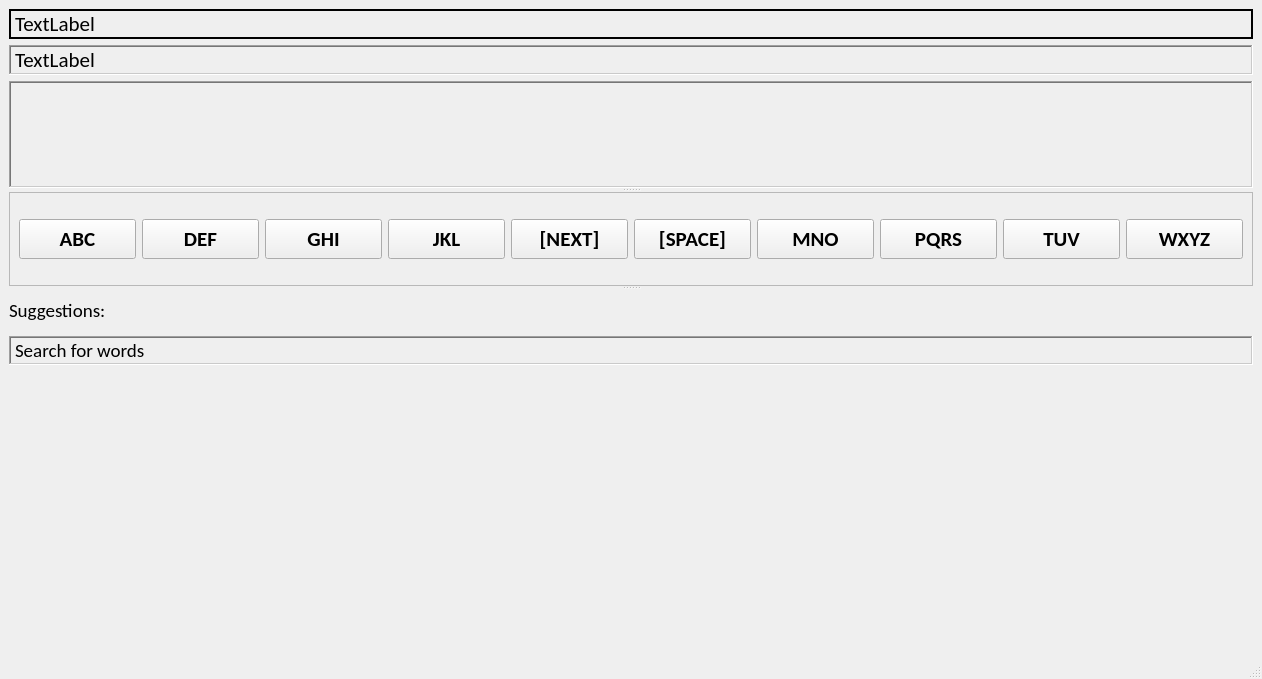
<?xml version="1.0" encoding="UTF-8"?>
<ui version="4.0">
 <class>MainWindow</class>
 <widget class="QMainWindow" name="MainWindow">
  <property name="geometry">
   <rect>
    <x>0</x>
    <y>0</y>
    <width>1262</width>
    <height>679</height>
   </rect>
  </property>
  <property name="mouseTracking">
   <bool>false</bool>
  </property>
  <property name="windowTitle">
   <string>EFFENDI Keyboard</string>
  </property>
  <widget class="QWidget" name="centralwidget">
   <layout class="QGridLayout" name="gridLayout">
    <item row="0" column="0">
     <widget class="QLabel" name="label_5">
      <property name="font">
       <font>
        <family>Calibri</family>
        <pointsize>16</pointsize>
       </font>
      </property>
      <property name="frameShape">
       <enum>QFrame::WinPanel</enum>
      </property>
      <property name="frameShadow">
       <enum>QFrame::Plain</enum>
      </property>
      <property name="text">
       <string>TextLabel</string>
      </property>
      <property name="scaledContents">
       <bool>true</bool>
      </property>
      <property name="margin">
       <number>7</number>
      </property>
      <property name="openExternalLinks">
       <bool>false</bool>
      </property>
     </widget>
    </item>
    <item row="8" column="0">
     <spacer name="verticalSpacer">
      <property name="orientation">
       <enum>Qt::Vertical</enum>
      </property>
      <property name="sizeHint" stdset="0">
       <size>
        <width>20</width>
        <height>40</height>
       </size>
      </property>
     </spacer>
    </item>
    <item row="1" column="0">
     <widget class="QLabel" name="label_4">
      <property name="font">
       <font>
        <family>Calibri</family>
        <pointsize>16</pointsize>
       </font>
      </property>
      <property name="frameShape">
       <enum>QFrame::WinPanel</enum>
      </property>
      <property name="frameShadow">
       <enum>QFrame::Sunken</enum>
      </property>
      <property name="text">
       <string>TextLabel</string>
      </property>
      <property name="margin">
       <number>7</number>
      </property>
     </widget>
    </item>
    <item row="4" column="0">
     <layout class="QVBoxLayout" name="verticalLayout">
      <item>
       <widget class="QSplitter" name="splitter_2">
        <property name="orientation">
         <enum>Qt::Vertical</enum>
        </property>
        <widget class="QSplitter" name="splitter">
         <property name="orientation">
          <enum>Qt::Vertical</enum>
         </property>
         <widget class="QLabel" name="label">
          <property name="minimumSize">
           <size>
            <width>1161</width>
            <height>68</height>
           </size>
          </property>
          <property name="font">
           <font>
            <family>Calibri</family>
            <pointsize>16</pointsize>
           </font>
          </property>
          <property name="focusPolicy">
           <enum>Qt::NoFocus</enum>
          </property>
          <property name="contextMenuPolicy">
           <enum>Qt::DefaultContextMenu</enum>
          </property>
          <property name="whatsThis">
           <string/>
          </property>
          <property name="frameShape">
           <enum>QFrame::WinPanel</enum>
          </property>
          <property name="frameShadow">
           <enum>QFrame::Sunken</enum>
          </property>
          <property name="text">
           <string/>
          </property>
         </widget>
         <widget class="QFrame" name="frame">
          <property name="frameShape">
           <enum>QFrame::StyledPanel</enum>
          </property>
          <property name="frameShadow">
           <enum>QFrame::Raised</enum>
          </property>
          <layout class="QHBoxLayout" name="horizontalLayout">
           <item>
            <widget class="QPushButton" name="pushButton0">
             <property name="minimumSize">
              <size>
               <width>100</width>
               <height>40</height>
              </size>
             </property>
             <property name="font">
              <font>
               <family>Calibri</family>
               <pointsize>16</pointsize>
               <weight>75</weight>
               <bold>true</bold>
              </font>
             </property>
             <property name="mouseTracking">
              <bool>false</bool>
             </property>
             <property name="text">
              <string>ABC</string>
             </property>
            </widget>
           </item>
           <item>
            <widget class="QPushButton" name="pushButton1">
             <property name="minimumSize">
              <size>
               <width>100</width>
               <height>40</height>
              </size>
             </property>
             <property name="font">
              <font>
               <family>Calibri</family>
               <pointsize>16</pointsize>
               <weight>75</weight>
               <bold>true</bold>
              </font>
             </property>
             <property name="text">
              <string>DEF</string>
             </property>
            </widget>
           </item>
           <item>
            <widget class="QPushButton" name="pushButton2">
             <property name="minimumSize">
              <size>
               <width>100</width>
               <height>40</height>
              </size>
             </property>
             <property name="font">
              <font>
               <family>Calibri</family>
               <pointsize>16</pointsize>
               <weight>75</weight>
               <bold>true</bold>
              </font>
             </property>
             <property name="text">
              <string>GHI</string>
             </property>
            </widget>
           </item>
           <item>
            <widget class="QPushButton" name="pushButton3">
             <property name="minimumSize">
              <size>
               <width>100</width>
               <height>40</height>
              </size>
             </property>
             <property name="font">
              <font>
               <family>Calibri</family>
               <pointsize>16</pointsize>
               <weight>75</weight>
               <bold>true</bold>
              </font>
             </property>
             <property name="text">
              <string>JKL</string>
             </property>
            </widget>
           </item>
           <item>
            <widget class="QPushButton" name="pushButton4">
             <property name="minimumSize">
              <size>
               <width>100</width>
               <height>40</height>
              </size>
             </property>
             <property name="font">
              <font>
               <family>Calibri</family>
               <pointsize>16</pointsize>
               <weight>75</weight>
               <bold>true</bold>
              </font>
             </property>
             <property name="text">
              <string>[NEXT]</string>
             </property>
            </widget>
           </item>
           <item>
            <widget class="QPushButton" name="pushButton5">
             <property name="minimumSize">
              <size>
               <width>100</width>
               <height>40</height>
              </size>
             </property>
             <property name="font">
              <font>
               <family>Calibri</family>
               <pointsize>16</pointsize>
               <weight>75</weight>
               <bold>true</bold>
              </font>
             </property>
             <property name="text">
              <string>[SPACE]</string>
             </property>
            </widget>
           </item>
           <item>
            <widget class="QPushButton" name="pushButton6">
             <property name="minimumSize">
              <size>
               <width>100</width>
               <height>40</height>
              </size>
             </property>
             <property name="font">
              <font>
               <family>Calibri</family>
               <pointsize>16</pointsize>
               <weight>75</weight>
               <bold>true</bold>
              </font>
             </property>
             <property name="text">
              <string>MNO</string>
             </property>
            </widget>
           </item>
           <item>
            <widget class="QPushButton" name="pushButton7">
             <property name="minimumSize">
              <size>
               <width>100</width>
               <height>40</height>
              </size>
             </property>
             <property name="font">
              <font>
               <family>Calibri</family>
               <pointsize>16</pointsize>
               <weight>75</weight>
               <bold>true</bold>
              </font>
             </property>
             <property name="text">
              <string>PQRS</string>
             </property>
            </widget>
           </item>
           <item>
            <widget class="QPushButton" name="pushButton8">
             <property name="minimumSize">
              <size>
               <width>100</width>
               <height>40</height>
              </size>
             </property>
             <property name="font">
              <font>
               <family>Calibri</family>
               <pointsize>16</pointsize>
               <weight>75</weight>
               <bold>true</bold>
              </font>
             </property>
             <property name="text">
              <string>TUV</string>
             </property>
            </widget>
           </item>
           <item>
            <widget class="QPushButton" name="pushButton9">
             <property name="minimumSize">
              <size>
               <width>100</width>
               <height>40</height>
              </size>
             </property>
             <property name="font">
              <font>
               <family>Calibri</family>
               <pointsize>16</pointsize>
               <weight>75</weight>
               <bold>true</bold>
              </font>
             </property>
             <property name="text">
              <string>WXYZ</string>
             </property>
            </widget>
           </item>
          </layout>
         </widget>
        </widget>
        <widget class="QLabel" name="label_2">
         <property name="font">
          <font>
           <family>Calibri</family>
           <pointsize>14</pointsize>
          </font>
         </property>
         <property name="text">
          <string>Suggestions:</string>
         </property>
        </widget>
       </widget>
      </item>
      <item>
       <widget class="QLabel" name="label_3">
        <property name="font">
         <font>
          <family>Calibri</family>
          <pointsize>14</pointsize>
         </font>
        </property>
        <property name="frameShape">
         <enum>QFrame::WinPanel</enum>
        </property>
        <property name="frameShadow">
         <enum>QFrame::Sunken</enum>
        </property>
        <property name="text">
         <string>Search for words</string>
        </property>
       </widget>
      </item>
     </layout>
    </item>
   </layout>
  </widget>
  <widget class="QMenuBar" name="menubar">
   <property name="geometry">
    <rect>
     <x>0</x>
     <y>0</y>
     <width>1262</width>
     <height>21</height>
    </rect>
   </property>
  </widget>
  <widget class="QStatusBar" name="statusbar"/>
 </widget>
 <resources/>
 <connections/>
</ui>
